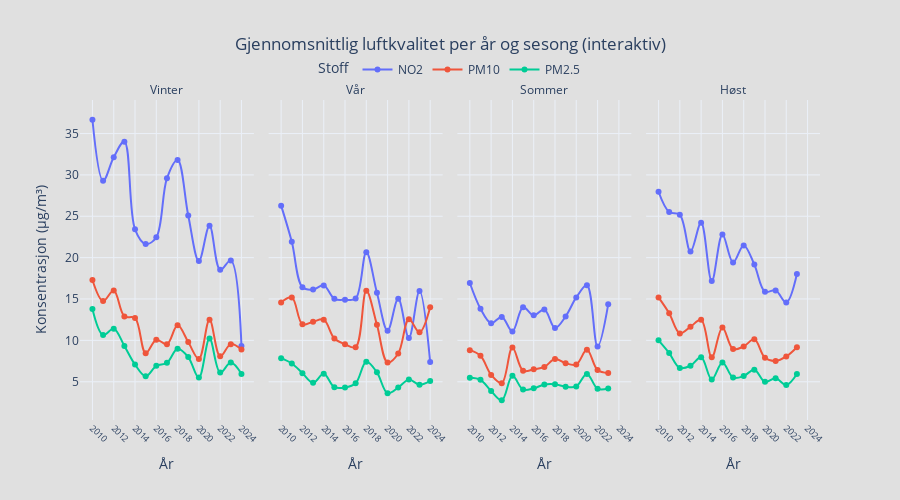

Notebook code for this chart:
### Markdown cell above
#### **Figur 7: Årlig Utvikling i Luftkvalitet per Sesong (Interaktiv)**

Denne figuren viser en interaktiv tidsserie av gjennomsnittlig luftkvaliteten fra 2010 til 2024, delt opp i fire paneler – ett for hver sesong. Den viser gjennomsnittlig nivå av NO₂, PM10 og PM2.5 hvert år. Dette gir en detaljert oversikt over hvordan luftforurensningen har utviklet seg år for år, sesong for sesong.

**Figurens formål:**
* Følge utviklingen av de tre forurensningskomponentene over tid.
* Sammenligne trendene i de ulike sesongene.
* Se hvordan nivåene av NO₂, PM10 og PM2.5 henger sammen innen hver sesong over årene.


- **Lesbarhet:** Brukeren kan enkelt navigere og hente ut detaljer fra ulike perioder.
- **Estetikk:** Interaktiv layout og fargebruk gir oversikt og dybde.
- **Formidling:** Fremhever tydelige sesongvariasjoner og gir god støtte til analysen av typiske og ekstreme verdier.

### Code cell
from data_visualizations.nilu_visualization.nilu_interactive_visualization import plot_seasonal_air_quality
plot_seasonal_air_quality("../data/clean/cleaned_data_nilu.json")

### Figure 1 — Plotly figure (JSON) as saved in the notebook; plotly's stock layout.template omitted (floating-point values rounded to 4 significant figures)
{"data": [{"hovertemplate": "Pollutant=NO2<br>season=Vinter<br>År=%{x}<br>Konsentrasjon (µg/m³)=%{y}<extra></extra>", "legendgroup": "NO2", "line": {"color": "#636efa", "dash": "solid", "shape": "spline"}, "marker": {"symbol": "circle"}, "mode": "lines+markers", "name": "NO2", "orientation": "v", "showlegend": true, "type": "scatter", "x": [2010, 2011, 2012, 2013, 2014, 2015, 2016, 2017, 2018, 2019, 2020, 2021, 2022, 2023, 2024], "xaxis": "x", "y": [36.67, 29.29, 32.13, 34.02, 23.42, 21.66, 22.46, 29.59, 31.79, 25.1, 19.58, 23.86, 18.52, 19.66, 9.333], "yaxis": "y"}, {"hovertemplate": "Pollutant=PM10<br>season=Vinter<br>År=%{x}<br>Konsentrasjon (µg/m³)=%{y}<extra></extra>", "legendgroup": "PM10", "line": {"color": "#EF553B", "dash": "solid", "shape": "spline"}, "marker": {"symbol": "circle"}, "mode": "lines+markers", "name": "PM10", "orientation": "v", "showlegend": true, "type": "scatter", "x": [2010, 2011, 2012, 2013, 2014, 2015, 2016, 2017, 2018, 2019, 2020, 2021, 2022, 2023, 2024], "xaxis": "x", "y": [17.29, 14.75, 16.03, 12.9, 12.7, 8.448, 10.08, 9.524, 11.81, 9.793, 7.761, 12.5, 8.066, 9.545, 8.903], "yaxis": "y"}, {"hovertemplate": "Pollutant=PM2.5<br>season=Vinter<br>År=%{x}<br>Konsentrasjon (µg/m³)=%{y}<extra></extra>", "legendgroup": "PM2.5", "line": {"color": "#00cc96", "dash": "solid", "shape": "spline"}, "marker": {"symbol": "circle"}, "mode": "lines+markers", "name": "PM2.5", "orientation": "v", "showlegend": true, "type": "scatter", "x": [2010, 2011, 2012, 2013, 2014, 2015, 2016, 2017, 2018, 2019, 2020, 2021, 2022, 2023, 2024], "xaxis": "x", "y": [13.79, 10.64, 11.42, 9.33, 7.08, 5.662, 6.919, 7.287, 8.986, 7.983, 5.498, 10.21, 6.104, 7.318, 5.948], "yaxis": "y"}, {"hovertemplate": "Pollutant=NO2<br>season=Vår<br>År=%{x}<br>Konsentrasjon (µg/m³)=%{y}<extra></extra>", "legendgroup": "NO2", "line": {"color": "#636efa", "dash": "solid", "shape": "spline"}, "marker": {"symbol": "circle"}, "mode": "lines+markers", "name": "NO2", "orientation": "v", "showlegend": false, "type": "scatter", "x": [2010, 2011, 2012, 2013, 2014, 2015, 2016, 2017, 2018, 2019, 2020, 2021, 2022, 2023, 2024], "xaxis": "x2", "y": [26.28, 21.91, 16.42, 16.15, 16.64, 15.02, 14.91, 15.05, 20.66, 15.75, 11.17, 15.03, 10.3, 15.96, 7.377], "yaxis": "y2"}, {"hovertemplate": "Pollutant=PM10<br>season=Vår<br>År=%{x}<br>Konsentrasjon (µg/m³)=%{y}<extra></extra>", "legendgroup": "PM10", "line": {"color": "#EF553B", "dash": "solid", "shape": "spline"}, "marker": {"symbol": "circle"}, "mode": "lines+markers", "name": "PM10", "orientation": "v", "showlegend": false, "type": "scatter", "x": [2010, 2011, 2012, 2013, 2014, 2015, 2016, 2017, 2018, 2019, 2020, 2021, 2022, 2023, 2024], "xaxis": "x2", "y": [14.58, 15.19, 11.94, 12.26, 12.5, 10.22, 9.527, 9.175, 15.99, 11.88, 7.337, 8.415, 12.54, 10.97, 14.0], "yaxis": "y2"}, {"hovertemplate": "Pollutant=PM2.5<br>season=Vår<br>År=%{x}<br>Konsentrasjon (µg/m³)=%{y}<extra></extra>", "legendgroup": "PM2.5", "line": {"color": "#00cc96", "dash": "solid", "shape": "spline"}, "marker": {"symbol": "circle"}, "mode": "lines+markers", "name": "PM2.5", "orientation": "v", "showlegend": false, "type": "scatter", "x": [2010, 2011, 2012, 2013, 2014, 2015, 2016, 2017, 2018, 2019, 2020, 2021, 2022, 2023, 2024], "xaxis": "x2", "y": [7.851, 7.205, 6.041, 4.865, 5.958, 4.342, 4.312, 4.818, 7.417, 6.142, 3.61, 4.295, 5.256, 4.649, 5.08], "yaxis": "y2"}, {"hovertemplate": "Pollutant=NO2<br>season=Sommer<br>År=%{x}<br>Konsentrasjon (µg/m³)=%{y}<extra></extra>", "legendgroup": "NO2", "line": {"color": "#636efa", "dash": "solid", "shape": "spline"}, "marker": {"symbol": "circle"}, "mode": "lines+markers", "name": "NO2", "orientation": "v", "showlegend": false, "type": "scatter", "x": [2010, 2011, 2012, 2013, 2014, 2015, 2016, 2017, 2018, 2019, 2020, 2021, 2022, 2023], "xaxis": "x3", "y": [16.94, 13.83, 12.07, 12.83, 11.08, 14.01, 13.03, 13.73, 11.5, 12.9, 15.19, 16.65, 9.265, 14.36], "yaxis": "y3"}, {"hovertemplate": "Pollutant=PM10<br>season=Sommer<br>År=%{x}<br>Konsentrasjon (µg/m³)=%{y}<extra></extra>", "legendgroup": "PM10", "line": {"color": "#EF553B", "dash": "solid", "shape": "spline"}, "marker": {"symbol": "circle"}, "mode": "lines+markers", "name": "PM10", "orientation": "v", "showlegend": false, "type": "scatter", "x": [2010, 2011, 2012, 2013, 2014, 2015, 2016, 2017, 2018, 2019, 2020, 2021, 2022, 2023], "xaxis": "x3", "y": [8.816, 8.135, 5.829, 4.821, 9.14, 6.339, 6.497, 6.788, 7.751, 7.234, 7.083, 8.858, 6.414, 6.055], "yaxis": "y3"}, {"hovertemplate": "Pollutant=PM2.5<br>season=Sommer<br>År=%{x}<br>Konsentrasjon (µg/m³)=%{y}<extra></extra>", "legendgroup": "PM2.5", "line": {"color": "#00cc96", "dash": "solid", "shape": "spline"}, "marker": {"symbol": "circle"}, "mode": "lines+markers", "name": "PM2.5", "orientation": "v", "showlegend": false, "type": "scatter", "x": [2010, 2011, 2012, 2013, 2014, 2015, 2016, 2017, 2018, 2019, 2020, 2021, 2022, 2023], "xaxis": "x3", "y": [5.477, 5.231, 3.876, 2.762, 5.716, 4.05, 4.206, 4.662, 4.691, 4.404, 4.431, 5.948, 4.158, 4.188], "yaxis": "y3"}, {"hovertemplate": "Pollutant=NO2<br>season=Høst<br>År=%{x}<br>Konsentrasjon (µg/m³)=%{y}<extra></extra>", "legendgroup": "NO2", "line": {"color": "#636efa", "dash": "solid", "shape": "spline"}, "marker": {"symbol": "circle"}, "mode": "lines+markers", "name": "NO2", "orientation": "v", "showlegend": false, "type": "scatter", "x": [2010, 2011, 2012, 2013, 2014, 2015, 2016, 2017, 2018, 2019, 2020, 2021, 2022, 2023], "xaxis": "x4", "y": [27.96, 25.51, 25.18, 20.74, 24.22, 17.16, 22.81, 19.42, 21.48, 19.16, 15.89, 16.04, 14.58, 18.03], "yaxis": "y4"}, {"hovertemplate": "Pollutant=PM10<br>season=Høst<br>År=%{x}<br>Konsentrasjon (µg/m³)=%{y}<extra></extra>", "legendgroup": "PM10", "line": {"color": "#EF553B", "dash": "solid", "shape": "spline"}, "marker": {"symbol": "circle"}, "mode": "lines+markers", "name": "PM10", "orientation": "v", "showlegend": false, "type": "scatter", "x": [2010, 2011, 2012, 2013, 2014, 2015, 2016, 2017, 2018, 2019, 2020, 2021, 2022, 2023], "xaxis": "x4", "y": [15.19, 13.27, 10.84, 11.64, 12.49, 7.956, 11.57, 8.951, 9.267, 10.13, 7.892, 7.507, 8.056, 9.172], "yaxis": "y4"}, {"hovertemplate": "Pollutant=PM2.5<br>season=Høst<br>År=%{x}<br>Konsentrasjon (µg/m³)=%{y}<extra></extra>", "legendgroup": "PM2.5", "line": {"color": "#00cc96", "dash": "solid", "shape": "spline"}, "marker": {"symbol": "circle"}, "mode": "lines+markers", "name": "PM2.5", "orientation": "v", "showlegend": false, "type": "scatter", "x": [2010, 2011, 2012, 2013, 2014, 2015, 2016, 2017, 2018, 2019, 2020, 2021, 2022, 2023], "xaxis": "x4", "y": [10.0, 8.471, 6.672, 6.93, 7.956, 5.266, 7.335, 5.508, 5.686, 6.457, 4.992, 5.421, 4.609, 5.942], "yaxis": "y4"}], "layout": {"annotations": [{"font": {}, "showarrow": false, "text": "Vinter", "x": 0.1175, "xanchor": "center", "xref": "paper", "y": 1, "yanchor": "bottom", "yref": "paper"}, {"font": {}, "showarrow": false, "text": "Vår", "x": 0.3725, "xanchor": "center", "xref": "paper", "y": 1, "yanchor": "bottom", "yref": "paper"}, {"font": {}, "showarrow": false, "text": "Sommer", "x": 0.6275, "xanchor": "center", "xref": "paper", "y": 1, "yanchor": "bottom", "yref": "paper"}, {"font": {}, "showarrow": false, "text": "Høst", "x": 0.8825, "xanchor": "center", "xref": "paper", "y": 1, "yanchor": "bottom", "yref": "paper"}], "height": 500, "hovermode": "x unified", "legend": {"orientation": "h", "title": {"text": "Stoff"}, "tracegroupgap": 0, "x": 0.5, "xanchor": "center", "y": 1.05, "yanchor": "bottom"}, "paper_bgcolor": "#e0e0e0", "plot_bgcolor": "#e0e0e0", "title": {"text": "Gjennomsnittlig luftkvalitet per år og sesong (interaktiv)", "x": 0.5}, "xaxis": {"anchor": "y", "domain": [0, 0.235], "tickangle": 45, "tickfont": {"size": 9}, "tickmode": "array", "tickvals": [2010, 2012, 2014, 2016, 2018, 2020, 2022, 2024], "title": {"text": "År"}}, "xaxis2": {"anchor": "y2", "domain": [0.255, 0.49], "matches": "x", "tickangle": 45, "tickfont": {"size": 9}, "tickmode": "array", "tickvals": [2010, 2012, 2014, 2016, 2018, 2020, 2022, 2024], "title": {"text": "År"}}, "xaxis3": {"anchor": "y3", "domain": [0.51, 0.745], "matches": "x", "tickangle": 45, "tickfont": {"size": 9}, "tickmode": "array", "tickvals": [2010, 2012, 2014, 2016, 2018, 2020, 2022, 2024], "title": {"text": "År"}}, "xaxis4": {"anchor": "y4", "domain": [0.765, 1.0], "matches": "x", "tickangle": 45, "tickfont": {"size": 9}, "tickmode": "array", "tickvals": [2010, 2012, 2014, 2016, 2018, 2020, 2022, 2024], "title": {"text": "År"}}, "yaxis": {"anchor": "x", "domain": [0, 1], "title": {"text": "Konsentrasjon (µg/m³)"}}, "yaxis2": {"anchor": "x2", "domain": [0, 1], "matches": "y", "showticklabels": false}, "yaxis3": {"anchor": "x3", "domain": [0, 1], "matches": "y", "showticklabels": false}, "yaxis4": {"anchor": "x4", "domain": [0, 1], "matches": "y", "showticklabels": false}}}
